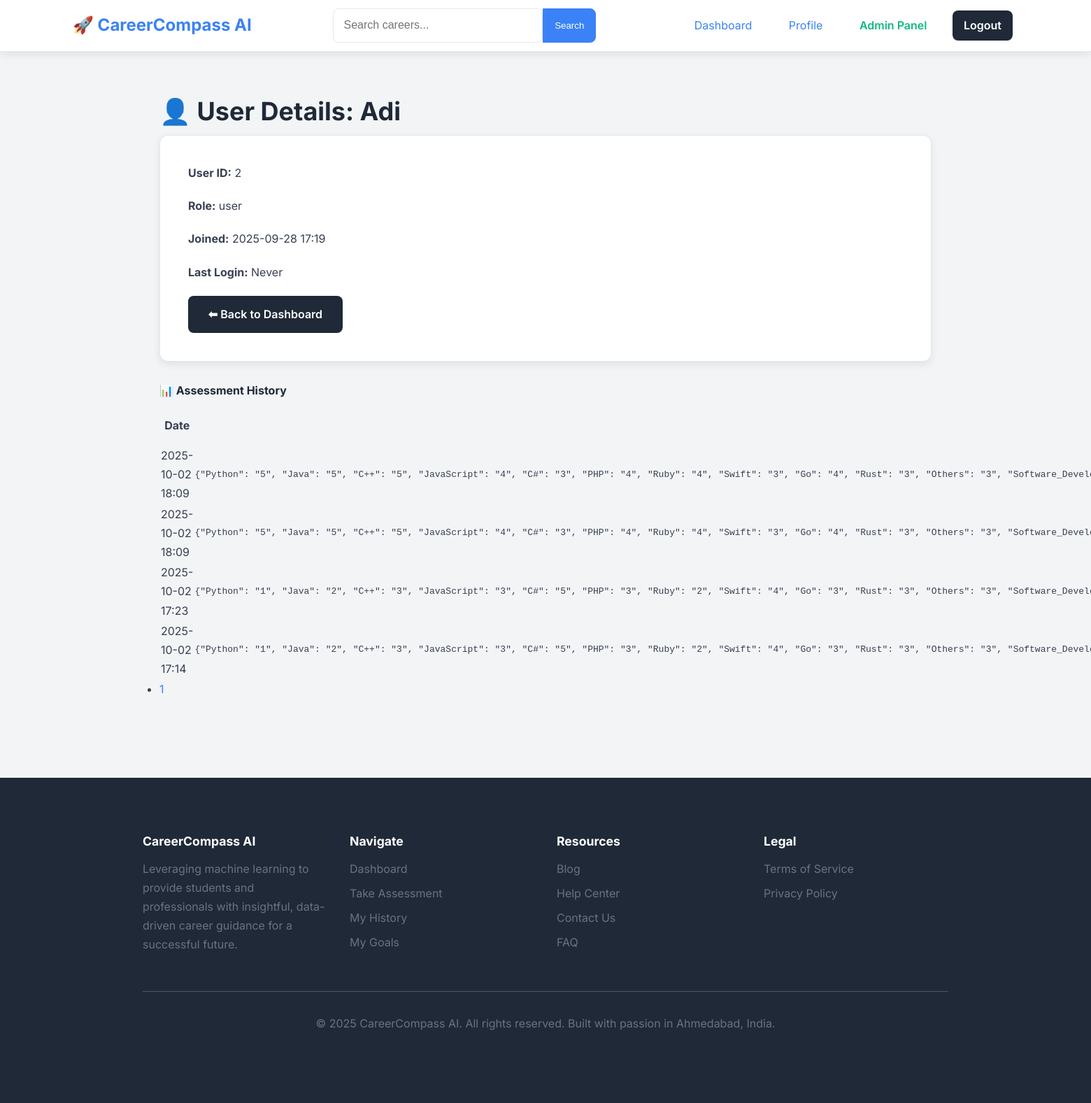
The app's page /admin/user/2 (signed in) with its own data.
### models.py (models this page shows)
class User(UserMixin, db.Model):
    id = db.Column(db.Integer, primary_key=True)
    username = db.Column(db.String(150), unique=True, nullable=False)
    email = db.Column(db.String(150), unique=True, nullable=False)  # <-- add email
    password = db.Column(db.String(150), nullable=False)
    role = db.Column(db.String(50), nullable=False, default='user')
    join_date = db.Column(db.DateTime, nullable=False, default=datetime.utcnow)
    otp = db.Column(db.String(6), nullable=True)
    otp_expiry = db.Column(db.DateTime, nullable=True)
    results = db.relationship('GuidanceResult', backref='user', lazy=True, cascade="all, delete-orphan")
    goals = db.relationship('Goal', backref='user', lazy=True, cascade="all, delete-orphan")

class GuidanceResult(db.Model):
    id = db.Column(db.Integer, primary_key=True)
    user_id = db.Column(db.Integer, db.ForeignKey('user.id'), nullable=False)
    timestamp = db.Column(db.DateTime, nullable=False, default=datetime.utcnow)
    inputs_json = db.Column(db.Text, nullable=False)
    recommended_career = db.Column(db.String(150), nullable=False)

### app.py (the view)
@app.route('/admin/user/<int:user_id>')
@login_required
def admin_user_detail(user_id):
    if current_user.role != 'admin':
        flash("Access denied: Admins only.", "danger")
        return redirect(url_for('dashboard'))
    user = User.query.get_or_404(user_id)
    page = request.args.get('page', 1, type=int)
    history_pages = GuidanceResult.query.filter_by(user_id=user.id).order_by(GuidanceResult.timestamp.desc()).paginate(page=page, per_page=5)
    return render_template('admin/user_detail.html', user=user, history_pages=history_pages)

### app.py (called while the page is built)
@login_manager.user_loader
def load_user(user_id):
    return User.query.get(int(user_id))

### templates/admin/user_detail.html (shortened to what this page needs)
{% extends "base.html" %}
{% block content %}
<div class="container mt-4">
    <h2 class="mb-3">👤 User Details: {{ user.username }}</h2>
    <div class="card mb-4">
        <div class="card-body">
            <p><strong>User ID:</strong> {{ user.id }}</p>
            <p><strong>Role:</strong> {{ user.role }}</p>
            <p><strong>Joined:</strong> {{ user.join_date.strftime("%Y-%m-%d %H:%M") }}</p>
            <p><strong>Last Login:</strong>
                {% if user.last_login %}
                    {{ user.last_login.strftime("%Y-%m-%d %H:%M") }}
                {% else %}
                    Never
                {% endif %}
            </p>
            <a href="{{ url_for('admin_dashboard') }}" class="btn btn-secondary">⬅ Back to Dashboard</a>
        </div>
    </div>
    <h4>📊 Assessment History</h4>
    {% if history_pages.items %}
        <table class="table table-striped">
            <thead>
                <tr>
                    <th>Date</th>
                    <th>Inputs</th>
                </tr>
            </thead>
            <tbody>
                {% for result in history_pages.items %}
                    <tr>
                        <td>{{ result.timestamp.strftime("%Y-%m-%d %H:%M") }}</td>
                        <td><pre>{{ result.inputs_json }}</pre></td>
                    </tr>
                {% endfor %}
            </tbody>
        </table>
        <nav>
            <ul class="pagination">
                {% for page_num in history_pages.iter_pages() %}
                    {% if page_num %}
                        <li class="page-item {% if page_num == history_pages.page %}active{% endif %}">
                            <a class="page-link" href="{{ url_for('admin_user_detail', user_id=user.id, page=page_num) }}">{{ page_num }}</a>
                        </li>
                    {% endif %}
                {% endfor %}
            </ul>
        </nav>
    {% else %}
        <p>No assessment history available for this user.</p>
    {% endif %}
</div>
{% endblock %}

### static/css/style.css (style rules this page uses)
:root { --primary-color: #3B82F6; --primary-dark: #2563EB; --secondary-color: #1F2937; --accent-color: #10B981; --background-color: #F3F4F6; --surface-color: #FFFFFF; --border-color: #E5E7EB; --text-color: #374151; --text-muted: #6B7280; --danger-color: #EF4444; --font-family: 'Inter', -apple-system, BlinkMacSystemFont, "Segoe UI", Roboto, "Helvetica Neue", Arial, sans-serif; --border-radius: 12px; --box-shadow: 0 4px 12px rgba(0, 0, 0, 0.08); }
* { box-sizing: border-box; margin: 0; padding: 0; }
body { font-family: var(--font-family); background-color: var(--background-color); color: var(--text-color); line-height: 1.7; -webkit-font-smoothing: antialiased; -moz-osx-font-smoothing: grayscale; }
h1, h2, h3, h4, h5, h6 { color: var(--secondary-color); font-weight: 700; line-height: 1.2; margin-bottom: 0.75rem; }
h2 { font-size: 2.25rem; }
p { margin-bottom: 1.25rem; }
a { color: var(--primary-color); text-decoration: none; transition: color 0.2s ease-in-out; }
.container { max-width: 1200px; margin: 0 auto; padding: 2rem 1.5rem; animation: fadeIn 0.5s ease-in-out; }
.card { background: var(--surface-color); border-radius: var(--border-radius); box-shadow: var(--box-shadow); padding: 2.5rem; margin-bottom: 2rem; border: 1px solid var(--border-color); transition: transform 0.3s ease, box-shadow 0.3s ease; }
.btn { display: inline-block; padding: 0.8rem 1.8rem; border: none; border-radius: 8px; font-size: 1rem; font-weight: 600; cursor: pointer; text-align: center; transition: all 0.2s ease-in-out; }
.btn-secondary { background-color: var(--secondary-color); color: white; }

### records on screen
User: username "Adi", id "2", role "user", join_date "2025-09-28 17:19"
GuidanceResult: timestamp "2025-10-02 18:09", inputs_json "{\"Python\": \"5\", \"Java\": \"5\", \"C++\": \"5\", \"JavaScript\": \"4\", \"C#\": \"3\", \"PHP\": \"4\", \"Ruby\": \"4\", \"Swift\": \"3\", \"Go\": \"4\", \"Rust\": \"3\", \"Others\": \"3\",…"
GuidanceResult: timestamp "2025-10-02 18:09", inputs_json "{\"Python\": \"5\", \"Java\": \"5\", \"C++\": \"5\", \"JavaScript\": \"4\", \"C#\": \"3\", \"PHP\": \"4\", \"Ruby\": \"4\", \"Swift\": \"3\", \"Go\": \"4\", \"Rust\": \"3\", \"Others\": \"3\",…"
GuidanceResult: timestamp "2025-10-02 17:23", inputs_json "{\"Python\": \"1\", \"Java\": \"2\", \"C++\": \"3\", \"JavaScript\": \"3\", \"C#\": \"5\", \"PHP\": \"3\", \"Ruby\": \"2\", \"Swift\": \"4\", \"Go\": \"3\", \"Rust\": \"3\", \"Others\": \"3\",…"
GuidanceResult: timestamp "2025-10-02 17:14", inputs_json "{\"Python\": \"1\", \"Java\": \"2\", \"C++\": \"3\", \"JavaScript\": \"3\", \"C#\": \"5\", \"PHP\": \"3\", \"Ruby\": \"2\", \"Swift\": \"4\", \"Go\": \"3\", \"Rust\": \"3\", \"Others\": \"3\",…"

### other values on screen
{{ page_num }} "1"
